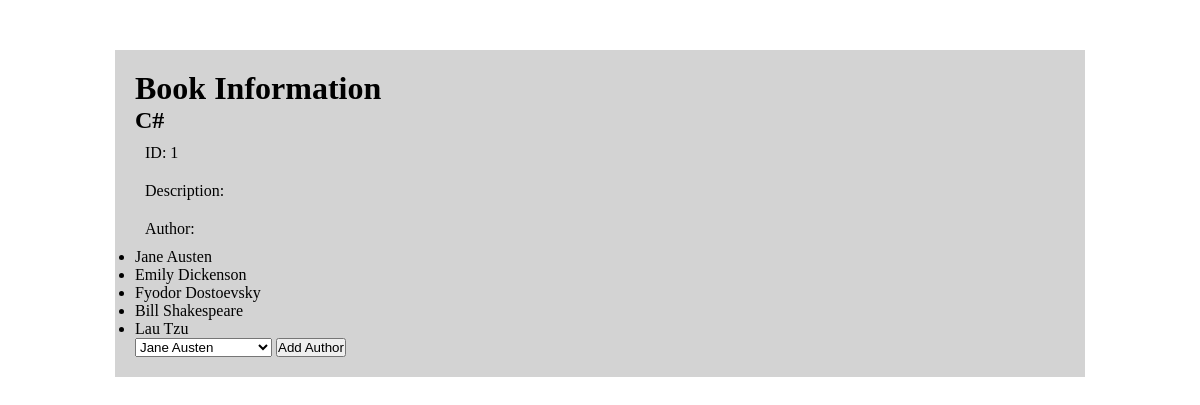
Page /bookinfo/1 on the committed database.
### bookAuthApp/models.py (models this page shows)
class Book(models.Model):
    title = models.CharField(max_length=255)
    desc = models.TextField(max_length=255)
    created_at = models.DateTimeField(auto_now_add=True)
    updated_at = models.DateTimeField(auto_now=True)

class Author(models.Model):
    first_name = models.CharField(max_length=255)
    books = models.ManyToManyField(Book, related_name="authors")
    last_name = models.CharField(max_length=255)
    notes = models.TextField()
    created_at = models.DateTimeField(auto_now_add=True)
    updated_at = models.DateTimeField(auto_now=True)

### bookAuthApp/views.py (the view)
# urls.py: path('bookinfo/<bookid>', views.bookInfo),
def bookInfo(request, bookid):
    context = {
        'selectedBook' : Book.objects.get(id=bookid),
        'allAuthors' : Author.objects.all()
    }
    return render(request, "book_info.html", context)

### bookAuthApp/templates/book_info.html (shortened to what this page needs)
<!DOCTYPE html>
<html lang="en">
<head>
    {% load static %}
    <link rel="stylesheet" href="{% static 'css/style.css' %}">
</head>
<body>
    <div id="container">
        <div class="">
            <h1>Book Information</h1>
            <h2> {{ selectedBook.title }} </h2>
            <p> ID: {{ selectedBook.id }} </p>
            <p> Description: {{ selectedBook.desc }} </p>
            <p> Author:</p>
            <ul>
                {% for authors in selectedBook.authors.all %}
                <li>{{ authors.first_name }} {{ authors.last_name }}</li>
                {% endfor %}
            </ul>
            <form action="/authUpdate/{{selectedBook.id}}" method="post">
                <select name="chosenAuth" id="">
                    {% for a in allAuthors %}
                    <option value="{{ a.id }}">
                        <p>{{ a.first_name }} {{ a.last_name }}</p>
                    </option>
                    {% endfor %}
                </select>
                <input type="submit" value="Add Author">
            </form>
        </div>
    </div>
</body>
</html>

### bookAuthApp/static/css/style.css (style rules this page uses)
* { margin: 0; padding: 0; }
body { margin: 0 auto; width: 970px; }
p { padding: 10px; }
#container { background-color: lightgrey; margin: 50px 0; padding: 20px; }

### rows in the picture
Book: title "C#", id "1"
Author: first_name "Jane", last_name "Austen"
Author: first_name "Emily", last_name "Dickenson"
Author: first_name "Fyodor", last_name "Dostoevsky"
Author: first_name "Bill", last_name "Shakespeare"
Author: first_name "Lau", last_name "Tzu"
